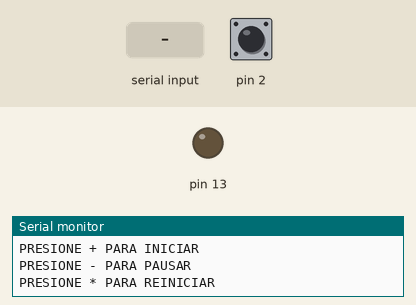
Bench run of a sketch on a simulated Arduino Uno, built with avr-gcc and run on an emulated ATmega328P. Shown: output pins drawn as LEDs (lit = HIGH), the last lines printed to the serial monitor. Dashed ring = blinking. The inputs (shaded band) are chosen by the test bench; at power-on: pin 2 HIGH. Storage starts empty.

Above: at 1.2 s.
1.3 s: "+" received over Serial
2.8 s: pin 2 pulled LOW for 1 s
At 2.98 s:
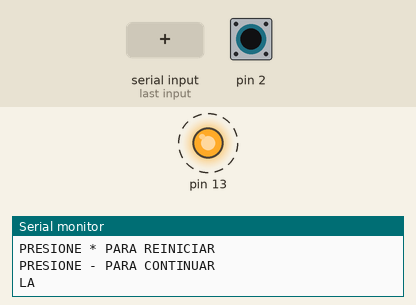
5.3 s: pin 2 pulled LOW for 0.15 s
At 5.9 s:
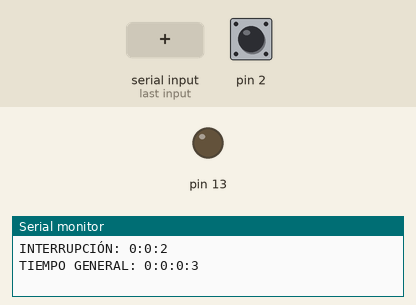
6.9 s: "-" received over Serial
At 7.4 s:
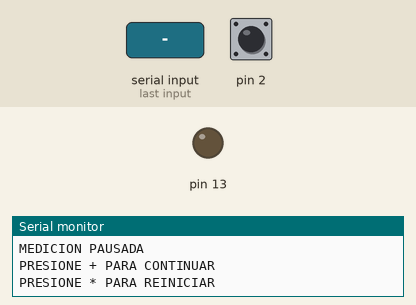
Timing chart, 0 to 9.9 s (numbered marks = the images above; inputs shaded):
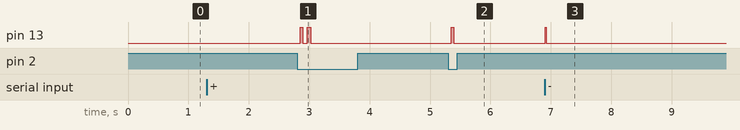

The sketch:

PRUEBA9_CANGILON_TECHO_SD.ino
```cpp
//********************** Liberias **************************************//
#include <EEPROM.h>
#include <SPI.h>
#include <SD.h>
//********************** Liberias **************************************//

File myFile;

//********************* definicion de variables ************************//
volatile float CONTADOR = 0;
volatile int CONT = 0;
volatile float CONT_LCD = 0;
float CTE;

unsigned long LIMITE = 10;
unsigned long INICIO_TIMER = 0;

int SEGUNDOS_LCD = 0;
int MINUTOS_LCD = 0;
int HORAS_LCD = 0;
int DIAS_LCD = 0;

int SEGUNDOS = 0;
int MINUTOS = 0;
int HORAS = 0;
int DIAS = 0;

int TIEMPO = 0;
int TIEMPO2 = 0;
int TIEMPO3 = 0;

long SEG = 0;
long MIN = 0;
long HRS = 0;

int CASE = 0;

int DIFERENCIAS = 0;
int DIFERENCIAM = 0;
int DIFERENCIAH = 0;

bool FLAG = 0;
bool FLAG2 = 0;
bool FLAG3 = 0;
bool FLAG4 = 0;
//********************* definicion de variables ************************//


//********* ATENCION EEPROM ************//

float EEPROMEDIO;

//********* ATENCION EEPROM ************//


//***************************************** SETUP *********************************************//

void setup()
{
  // TIMER 1 //
  // TIMER POR DESBORDAMIENTO CON PRESCALER 1024 //
  // TIENE UN PERIODO DE 1S FRECUENCIA DE 1 HZ MARCA EL INICIO DE LA SEÑAL //

  CONTADOR = 0;
  CONT_LCD = 0;

  TCCR1A = 0;
  TCCR1B = 0;
  TCCR1B |= (1 << CS10) | (1 << CS12); //para prescaler de 1024 CS12=1 y CS10=1

  TCNT1 = 0xC2F8; //F9E5 100 MS

  TIMSK1 |= (1 << TOIE1); //timer open interrupt enable
  //********************************* TIMER 1 ********************************//


  //******************** Grabo en EEPROM el valor promedio *******************//

  // EEPROM.put (EEPROMEDIO, PROMEDIO);

  //******************** Grabo en EEPROM el valor promedio *******************//


  //****************************** Inicializacion puerto serie *******************************//
  Serial.begin(9600);
  //****************************** Inicializacion puerto serie *******************************//


  //******************************* SERVICIO DE INTERRUPCIÓN *********************************//

  pinMode(2, INPUT_PULLUP);
  attachInterrupt(digitalPinToInterrupt(2), AUMENTAR, LOW);

  //******************************* SERVICIO DE INTERRUPCIÓN *********************************//


  //******************************* inicializacion de variables ******************************//
  FLAG = false;
  FLAG2 = false;
  FLAG3 = true;
  FLAG4 = false;


  CTE = 7.90;

  //******************************* inicializacion de variables ******************************//

  Serial.print("INICIANDO SD ...");

  if (!SD.begin(53)) {
    Serial.println("ALGO FALLO!");
    while (1);
  }
  Serial.println("TODO JOYA");

  SD.remove("ENSAYO.txt");

  pinMode(13, OUTPUT);

  //************************ INICIALIZACION DE PINES DEL LCD ***********************//

  myFile = SD.open("ENSAYO.txt", FILE_WRITE);
  if (myFile)
  {
    Serial.println("PRESIONE + PARA INICIAR");
    Serial.println("PRESIONE - PARA PAUSAR");
    Serial.println("PRESIONE * PARA REINICIAR");
    Serial.println();

    digitalWrite(13, 1);

    myFile.println("PRESIONE + PARA INICIAR");
    myFile.println("PRESIONE - PARA PAUSAR");
    myFile.println("PRESIONE * PARA REINICIAR");
    myFile.println();
    myFile.close();
    digitalWrite(13, 0);
  }
  else
  {
    Serial.println("ERROR ABRIENDO ENSAYO.txt");
  }
}

//**********************************************************************************************//


//********************************************** VOID LOOP ****************************************//
void loop()
{
  SERIAL_EVENT();

  //************************ SETEO DE MINUTOS ************************************//
  if (SEGUNDOS_LCD == 60) // SI ALCANZA LOS 60 SEGUNDOS AUMENTA EN 1 EL MINUTO
  {
    MINUTOS_LCD ++; //aumento en 1 la cantidad de minutos
    SEGUNDOS_LCD = 0; // resetea la variable segundos
  }
  //************************ SETEO DE MINUTOS ************************************//

  //************************* SETEO DE HORAS *************************************//
  if (MINUTOS_LCD == 60) // SI ALCANZA LOS 60 MINUTOS AUMENTA EN 1 LA HORA
  {
    HORAS_LCD ++; //aumento en 1 la cantidad de horas
    MINUTOS_LCD = 0; // reseteo la variable minutos
  }
  //************************* SETEO DE HORAS *************************************//

  //************************ RESETEO DE HORAS ************************************//
  if (HORAS_LCD > 23) // SI ALCANZA UN VALOR MAYOR A 24 RESETEA LA VARIABLE HORAS Y RESETEA EL DISPLAY
  {
    DIAS_LCD ++;
    HORAS_LCD = 0; // reseteo la variable en horas
  }
  //************************ RESETEO DE HORAS ************************************//

  //*********************** FLAG ( INTERRUPCIÓN POR FLANCO ) **************************//
  if (FLAG4)
  {
    if (FLAG == 1) // FLAG del servicio de interrupción
    {
      FLAG3 = ! FLAG3; // cambia de estado el FLAG3 cada interrupción
      CONTADOR ++; // AUMENTA EN 1 EL CONTADOR GENERAL, DE ESTE SE BASAN TODOS LOS DEMAS
      CONT_LCD = CONTADOR * 7.9; // SE MULTIPLICA POR LA VARIABLE DE MEDIDA DE 1 CANGILON 7.9CM3

      DIAS = DIAS_LCD;
      HORAS = HORAS_LCD;
      MINUTOS = MINUTOS_LCD;
      SEGUNDOS = SEGUNDOS_LCD;

      DIFERENCIAH = HORAS_LCD - TIEMPO3;
      DIFERENCIAM = MINUTOS_LCD - TIEMPO2;
      DIFERENCIAS = SEGUNDOS_LCD - TIEMPO; // ESTE ES EL CALCULO ENTRE EL TIEMPO DE LA PRIMER INTERRUPCION Y EL QUE LE SIGUE, PARA MOSTRAR EN PUERTO SERIE CUANTO TARDA

      TIEMPO3 = HORAS_LCD;
      TIEMPO2 = MINUTOS_LCD;
      TIEMPO = SEGUNDOS_LCD; // MAPEA LOS SEGUNDOS EN LA VARIABLE TIEMPO PARA REPLAZAR Y PODER HACER EL CALCULO DE DIFERENCIA EN LA PROXIMA INTERRUPCIÓN

      if (DIFERENCIAS >= 0 && DIFERENCIAM >= 0 && DIFERENCIAH >= 0)
      {
        CASE = 1;
      }
      if (DIFERENCIAS < 0 && DIFERENCIAM >= 0 && DIFERENCIAH >= 0)
      {
        CASE = 2;
      }

      if (DIFERENCIAS >= 0 && DIFERENCIAM < 0 && DIFERENCIAH >= 0)
      {
        CASE = 3;
      }

      if (DIFERENCIAS >= 0 && DIFERENCIAM >= 0 && DIFERENCIAH < 0)
      {
        CASE = 4;
      }

      if (DIFERENCIAS < 0 && DIFERENCIAM < 0 && DIFERENCIAH >= 0)
      {
        CASE = 5;
      }

      if (DIFERENCIAS < 0 && DIFERENCIAM >= 0 && DIFERENCIAH < 0)
      {
        CASE = 6;
      }

      if (DIFERENCIAS >= 0 && DIFERENCIAM < 0 && DIFERENCIAH < 0)
      {
        CASE = 7;
      }

      if (DIFERENCIAS < 0 && DIFERENCIAM < 0 && DIFERENCIAH < 0)
      {
        CASE = 8;
      }

      if (FLAG3) // INTERRUPCION DEL FLAG 3, QUE ES EL QUE CAMBIA CADA VEZ QUE INTERRUMPE EL FLAG PARA MARCAR SI ESTA EN EL LADO A
      {
        Serial.println("LADO: A"); // Por puerto serie imprime el lado tambien en el que se encuentra
      }
      if (!FLAG3) //INTERRUPCION DEL FLAG 3, QUE ES EL QUE CAMBIA CADA VEZ QUE INTERRUMPE EL FLAG PARA MARCAR SI ESTA EN EL LADO B
      {
        Serial.println("LADO: B"); // Por puerto serie imprime el lado tambien en el que se encuentra
      }

      myFile = SD.open("ENSAYO.txt", FILE_WRITE);
      if (myFile)
      {
        digitalWrite(13, 1);
        myFile.print("AGUA: "); // imprime por puerto serie el agua medida
        myFile.println(CONT_LCD); // valor del agua
        myFile.close();
        digitalWrite(13, 0);
        Serial.print("AGUA: "); // imprime por puerto serie el agua medida
        Serial.println(CONT_LCD); // valor del agua
      }

      switch (CASE) {
        case 1:
          myFile = SD.open("ENSAYO.txt", FILE_WRITE);
          if (myFile)
          {
            Serial.print("INTERRUPCIÓN: "); // imprime por puerto serie el tiempo entre medidas
            Serial.print(DIFERENCIAH); // valor del tiempo entre medidas
            Serial.print(":");
            Serial.print(DIFERENCIAM);
            Serial.print(":");
            Serial.println(DIFERENCIAS);

            digitalWrite(13, 1);
            myFile.print("INTERRUPCIÓN: "); // imprime por puerto serie el tiempo entre medidas
            myFile.print(DIFERENCIAH); // valor del tiempo entre medidas
            myFile.print(":");
            myFile.print(DIFERENCIAM);
            myFile.print(":");
            myFile.println(DIFERENCIAS);
            myFile.close();
            digitalWrite(13, 0);
          }
          break;
        case 2:
          SEG = DIFERENCIAH * 3600;
          SEG = SEG + DIFERENCIAM * 60;
          SEG = SEG + DIFERENCIAS;
          HRS = SEG / 3600;
          SEG = SEG - HRS * 3600;
          MIN = SEG / 60;
          SEG = SEG - MIN * 60;

          myFile = SD.open("ENSAYO.txt", FILE_WRITE);
          if (myFile)
          {
            Serial.print("INTERRUPCIÓN: ");
            Serial.print(HRS);
            Serial.print(":");
            Serial.print(MIN);
            Serial.print(":");
            Serial.println(SEG);

            digitalWrite(13, 1);
            myFile.print("INTERRUPCIÓN: ");
            myFile.print(HRS);
            myFile.print(":");
            myFile.print(MIN);
            myFile.print(":");
            myFile.println(SEG);
            myFile.close();
            digitalWrite(13, 0);
          }

          TIEMPO3 = HORAS_LCD;
          TIEMPO2 = MINUTOS_LCD;
          TIEMPO = SEGUNDOS_LCD;
          break;
        case 3:
          SEG = DIFERENCIAH * 3600;
          SEG = SEG + DIFERENCIAM * 60;
          MIN = SEG / 60;
          MIN = MIN * -1;
          SEG = SEG + DIFERENCIAS;
          SEG = SEG + MIN * 60;
          SEG = SEG * -1;

          myFile = SD.open("ENSAYO.txt", FILE_WRITE);
          if (myFile)
          {
            Serial.print("INTERRUPCIÓN: ");
            Serial.print(DIFERENCIAH);
            Serial.print(":");
            Serial.print(MIN);
            Serial.print(":");
            Serial.println(SEG);

            digitalWrite(13, 1);
            myFile.print("INTERRUPCIÓN: ");
            myFile.print(DIFERENCIAH);
            myFile.print(":");
            myFile.print(MIN);
            myFile.print(":");
            myFile.println(SEG);
            myFile.close();
            digitalWrite(13, 0);
          }


          TIEMPO3 = HORAS_LCD;
          TIEMPO2 = MINUTOS_LCD;
          TIEMPO = SEGUNDOS_LCD;
          break;
        case 4:
          SEG = DIFERENCIAH * 3600;
          SEG = SEG + DIFERENCIAM * 60;
          SEG = SEG + DIFERENCIAS;
          HRS = SEG / 3600;
          HRS = HRS * -1;
          SEG = SEG + HRS * 3600;
          MIN = SEG / 60;
          MIN = MIN * -1;
          SEG = SEG + MIN;
          SEG = SEG * -1;

          myFile = SD.open("ENSAYO.txt", FILE_WRITE);
          if (myFile)
          {
            Serial.print("INTERRUPCIÓN: ");
            Serial.print(HRS);
            Serial.print(":");
            Serial.print(MIN);
            Serial.print(":");
            Serial.println(SEG);

            digitalWrite(13, 1);
            myFile.print("INTERRUPCIÓN: ");
            myFile.print(HRS);
            myFile.print(":");
            myFile.print(MIN);
            myFile.print(":");
            myFile.println(SEG);
            myFile.close();
            digitalWrite(13, 0);
          }

          TIEMPO3 = HORAS_LCD;
          TIEMPO2 = MINUTOS_LCD;
          TIEMPO = SEGUNDOS_LCD;
          break;
        case 5:
          SEG = DIFERENCIAH * 3600;
          SEG = SEG + DIFERENCIAM * 60;
          SEG = SEG + DIFERENCIAS;
          HRS = SEG / 3600;
          SEG = SEG - HRS * 3600;
          MIN = SEG / 60;
          SEG = SEG - MIN * 60;
          myFile = SD.open("ENSAYO.txt", FILE_WRITE);
          if (myFile)
          {
            Serial.print("INTERRUPCIÓN: ");
            Serial.print(HRS);
            Serial.print(":");
            Serial.print(MIN);
            Serial.print(":");
            Serial.println(SEG);

            digitalWrite(13, 1);
            myFile.print("INTERRUPCIÓN: ");
            myFile.print(HRS);
            myFile.print(":");
            myFile.print(MIN);
            myFile.print(":");
            myFile.println(SEG);
            myFile.close();
            digitalWrite(13, 0);
          }

          TIEMPO3 = HORAS_LCD;
          TIEMPO2 = MINUTOS_LCD;
          TIEMPO = SEGUNDOS_LCD;
          break;
        case 6:
          SEG = DIFERENCIAH * 3600;
          SEG = SEG + DIFERENCIAM * 21;
          SEG = SEG + DIFERENCIAS;
          HRS = SEG / 3600;
          HRS * -1;
          MIN = SEG + HRS * 3600;
          MIN = MIN * -1;
          SEG = SEG + MIN * 60;
          SEG = SEG * -1;
          myFile = SD.open("ENSAYO.txt", FILE_WRITE);
          if (myFile)
          {
            Serial.print("INTERRUPCIÓN: ");
            Serial.print(HRS);
            Serial.print(":");
            Serial.print(MIN);
            Serial.print(":");
            Serial.println(SEG);

            digitalWrite(13, 1);
            myFile.print("INTERRUPCIÓN: ");
            myFile.print(HRS);
            myFile.print(":");
            myFile.print(MIN);
            myFile.print(":");
            myFile.println(SEG);
            myFile.close();
            digitalWrite(13, 0);
          }

          TIEMPO3 = HORAS_LCD;
          TIEMPO2 = MINUTOS_LCD;
          TIEMPO = SEGUNDOS_LCD;
          break;
        case 7:
          SEG = DIFERENCIAH * 3600;
          SEG = SEG + DIFERENCIAM * 60;
          SEG = SEG + DIFERENCIAS;
          HRS = SEG / 3600;
          HRS = HRS * -1;
          MIN = SEG + HRS * 3600;
          MIN = MIN * -1;
          SEG = SEG + MIN;
          SEG = SEG * -1;
          myFile = SD.open("ENSAYO.txt", FILE_WRITE);
          if (myFile)
          {
            Serial.print("INTERRUPCIÓN: ");
            Serial.print(HRS);
            Serial.print(":");
            Serial.print(MIN);
            Serial.print(":");
            Serial.println(SEG);

            digitalWrite(13, 1);
            myFile.print("INTERRUPCIÓN: ");
            myFile.print(HRS);
            myFile.print(":");
            myFile.print(MIN);
            myFile.print(":");
            myFile.println(SEG);
            myFile.close();
            digitalWrite(13, 0);
          }

          TIEMPO3 = HORAS_LCD;
          TIEMPO2 = MINUTOS_LCD;
          TIEMPO = SEGUNDOS_LCD;
          break;
        case 8:
          HRS = DIFERENCIAH * -1;
          MIN = DIFERENCIAM * -1;
          SEG = DIFERENCIAS * -1;
          myFile = SD.open("ENSAYO.txt", FILE_WRITE);
          if (myFile)
          {
            Serial.print("INTERRUPCIÓN: ");
            Serial.print(HRS);
            Serial.print(":");
            Serial.print(MIN);
            Serial.print(":");
            Serial.println(SEG);

            digitalWrite(13, 1);
            myFile.print("INTERRUPCIÓN: ");
            myFile.print(HRS);
            myFile.print(":");
            myFile.print(MIN);
            myFile.print(":");
            myFile.println(SEG);
            myFile.close();
            digitalWrite(13, 0);
          }

          TIEMPO3 = HORAS_LCD;
          TIEMPO2 = MINUTOS_LCD;
          TIEMPO = SEGUNDOS_LCD;
          break;
      }
      myFile = SD.open("ENSAYO.txt", FILE_WRITE);
      if (myFile)
      {
        Serial.print("TIEMPO GENERAL: "); // imprime por puerto serie el tiempo entre medidas
        Serial.print(DIAS);
        Serial.print(":");
        Serial.print(HORAS); // valor del tiempo entre medidas
        Serial.print(":");
        Serial.print(MINUTOS);
        Serial.print(":");
        Serial.println(SEGUNDOS);
        Serial.println(" ");

        digitalWrite(13, 1);

        myFile.print("TIEMPO GENERAL: "); // imprime por puerto serie el tiempo entre medidas
        myFile.print(DIAS);
        myFile.print(":");
        myFile.print(HORAS); // valor del tiempo entre medidas
        myFile.print(":");
        myFile.print(MINUTOS);
        myFile.print(":");
        myFile.println(SEGUNDOS);
        myFile.println();
        myFile.close();
        digitalWrite(13, 0);
      }
      //**************************************** IMPRESION DE VALORES EN LCD ****************************************//
      FLAG = 0; // RESETEO DEL FLAG DEL SERVICIO DE INTERRUPCION
    }
  }
}
//*********************** FLAG ( INTERRUPCIÓN POR FLANCO ) **************************//


//************************** SERVICIO DE INTERRUPCION  *********************//
// CON ANTIREBOTE //
// CADA VES QUE SE INTERRUPME PONE LA FLAG EN 1 //

void AUMENTAR()
{
  if ((millis() - INICIO_TIMER) > LIMITE) //ANTIRREBOTE
  {
    INICIO_TIMER = millis();
    FLAG = 1;
  }
}
//************************************************************************//

void SERIAL_EVENT()
{
  while (Serial.available()) // lectura del teclado
  {
    int ESTADO = '0'; // 0 ASCII

    ESTADO = Serial.read(); // La variable estado pasara a valer lo que detecte del teclado

    if (ESTADO == '+') // cuando presione + iniciara la medición
    {
      myFile = SD.open("ENSAYO.txt", FILE_WRITE);
      if (myFile)
      {
        Serial.print("MEDICION INICIADA");
        Serial.println();

        Serial.print("PRESIONE * PARA REINICIAR");
        Serial.println();

        Serial.print("PRESIONE - PARA CONTINUAR");
        Serial.println();
        Serial.println();

        digitalWrite(13, 1);

        myFile.print("MEDICION INICIADA");
        myFile.println();

        myFile.print("PRESIONE * PARA REINICIAR");
        myFile.println();

        myFile.print("PRESIONE - PARA CONTINUAR");
        myFile.println();
        myFile.println();
        myFile.close();

        digitalWrite(13, 0);
      }
      FLAG4 = 1;
    }

    if (ESTADO == '-') // cuando presione - pausará la medición
    {
      myFile = SD.open("ENSAYO.txt", FILE_WRITE);
      if (myFile)
      {
        digitalWrite(13, 1);
        Serial.print("MEDICION PAUSADA");
        Serial.println();

        Serial.print("PRESIONE + PARA CONTINUAR");
        Serial.println();

        Serial.print("PRESIONE * PARA REINICIAR");
        Serial.println();

        myFile.print("MEDICION PAUSADA");
        myFile.println();

        myFile.print("PRESIONE + PARA CONTINUAR");
        myFile.println();

        myFile.print("PRESIONE * PARA REINICIAR");
        myFile.println();
        myFile.close();
        digitalWrite(13, 0);
      }
      FLAG4 = 0;
    }

    if (ESTADO == '*')
    {
      myFile = SD.open("ENSAYO.txt", FILE_WRITE);
      if (myFile)
      {
        Serial.print("MEDICION FINALIZADA... REINICIANDO");
        myFile.print("MEDICION FINALIZADA... REINICIANDO");
        myFile.close();
      }

      CONTADOR = 0;
      CONT = 0;
      CONT_LCD = 0;

      SEGUNDOS_LCD = 0;
      MINUTOS_LCD = 0;
      HORAS_LCD = 0;
      DIAS_LCD = 0;

      TIEMPO = 0;
      TIEMPO2 = 0;
      TIEMPO3 = 0;

      DIFERENCIAS = 0;
      DIFERENCIAM = 0;
      DIFERENCIAH = 0;

      FLAG = 0;
      FLAG2 = 0;
      FLAG4 = 0;
    }
  }
}


//********************************* TIMER 1 *******************************//
// POR DESBORDAMIENTO //
// TIMER MADRE DE 1s  //
// EL FLAG2 SE SETEA EN UNO CADA VEZ QUE INTERRUMPE EL TIMER //
// LA VARIABLE SEGUNDOS_LCD AUMENTA EN 1 CADA VES QUE INTERRUMPE EL TIMER //
ISR(TIMER1_OVF_vect)
{
  TCNT1 = 0xC2F7; // F9E5 100 ms

  if (FLAG4)
  {
    SEGUNDOS_LCD ++;
    FLAG2 = 1;
  }
}
//************************************************************************//
```

Measured:
- after the input at 2.8 s, pin 13: alternates HIGH for 0.05 s and LOW for 0.08 s, 4 changes in all, then stays LOW, starting after 0.05 s
- after the input at 5.3 s, pin 13: LOW → HIGH after 0.05 s, → LOW 0.04 s later
- after the input at 6.9 s, pin 13: LOW → HIGH at once, → LOW 0.01 s later
